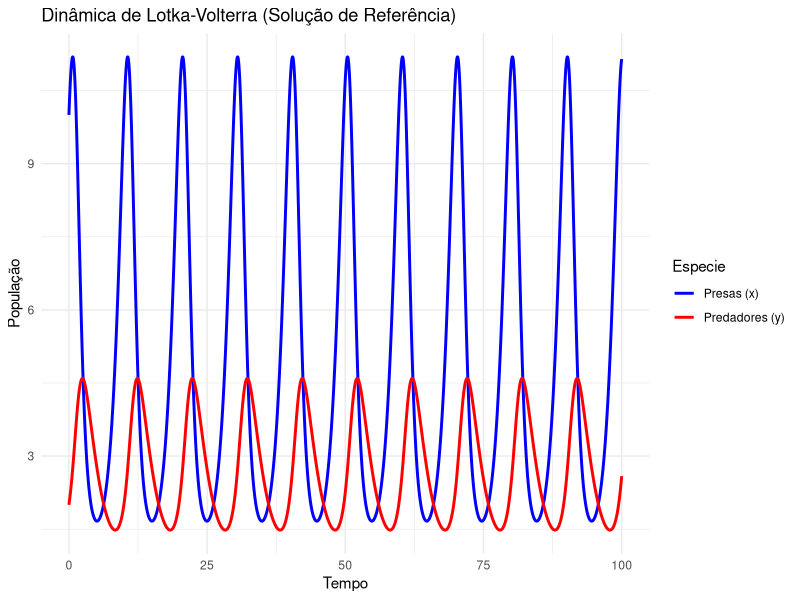
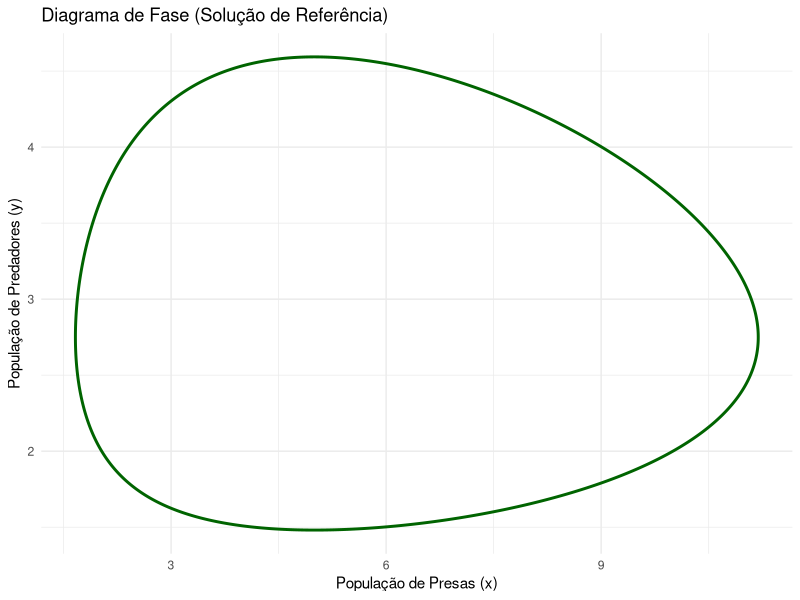
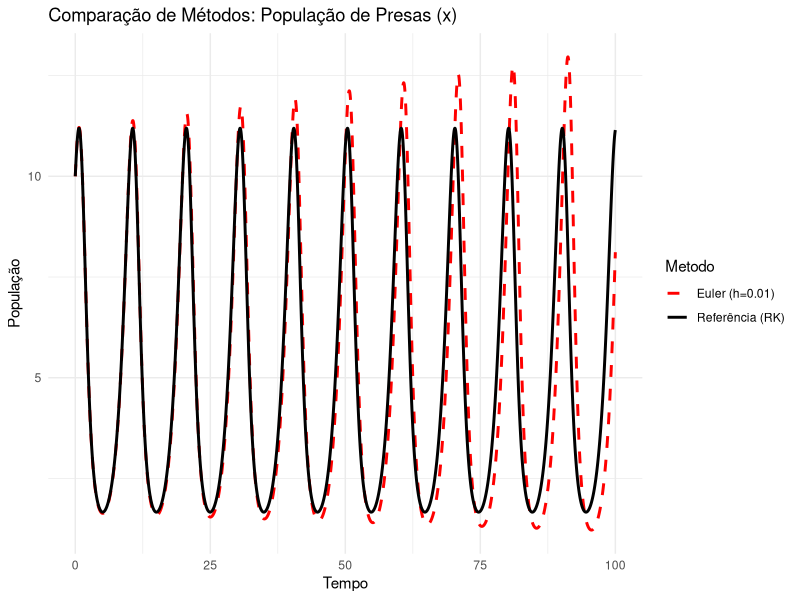

Write R code to recreate these figures, in order.
## ---- chunk 1
knitr::opts_chunk$set(echo = FALSE, message = FALSE, warning = FALSE)
# Carregar bibliotecas
suppressWarnings(library(deSolve))
suppressWarnings(library(ggplot2))
suppressWarnings(library(reshape2)) 
suppressWarnings(library(knitr))
## ---- chunk 2
# 1. Definir a função do modelo de Lotka-Volterra
lotka_volterra <- function(time, state, parameters) {
with(as.list(c(state, parameters)), {
# Equações do modelo
dx_dt <- alpha * x - beta * x * y
dy_dt <- delta * beta * x * y - gamma * y

# Retornar as taxas de variação
return(list(c(dx_dt, dy_dt)))
})
}

# 2. Definir parâmetros e condições iniciais
parameters <- c(alpha = 1.1, beta = 0.4, gamma = 0.4, delta = 0.2)
initial_state <- c(x = 10, y = 2)

# Definir o vetor de tempo (10001 pontos)
times_rk <- seq(0, 100, by = 0.01)

# Medir o tempo do solver 'ode'
time_rk <- system.time({
output_rk <- ode(y = initial_state, 
times = times_rk, 
func = lotka_volterra, 
parms = parameters)
})

output_rk_df <- as.data.frame(output_rk)

# Definir função do passo de Euler para o sistema
euler_step <- function(state, parameters, dt) {
# Calcular derivadas no ponto atual
derivs <- lotka_volterra(0, state, parameters)[[1]]

# Calcular novo estado
new_state <- state + derivs * dt
return(new_state)
}

# Medir o tempo do loop de Euler
time_euler <- system.time({
h <- 0.01
times_euler <- seq(0, 100, by = h)
n_steps <- length(times_euler)

# Preparar matriz para guardar os resultados
output_euler <- matrix(NA, nrow = n_steps, ncol = 3)
output_euler[1, ] <- c(0, initial_state)
colnames(output_euler) <- c("time", "x", "y")

# Loop de simulação
current_state <- initial_state
for (i in 2:n_steps) {
current_state <- euler_step(current_state, parameters, h)
output_euler[i, ] <- c(times_euler[i], current_state)
}

output_euler_df <- as.data.frame(output_euler)
})
## ---- chunk 3
plot_data_rk <- melt(output_rk_df, id.vars = "time", variable.name = "Especie", value.name = "Populacao")

ggplot(plot_data_rk, aes(x = time, y = Populacao, color = Especie)) +
geom_line(linewidth = 1) +
labs(title = "Dinâmica de Lotka-Volterra (Solução de Referência)",
x = "Tempo", y = "População") +
scale_color_manual(labels = c("Presas (x)", "Predadores (y)"), values = c("blue", "red")) +
theme_minimal()
## ---- chunk 4
ggplot(output_rk_df, aes(x = x, y = y)) +
geom_path(linewidth = 1, color = "darkgreen") +
labs(title = "Diagrama de Fase (Solução de Referência)",
x = "População de Presas (x)", y = "População de Predadores (y)") +
theme_minimal()
## ---- chunk 5
# Combinar os dataframes para comparação
output_rk_df$Metodo <- "Referência (RK)"
output_euler_df$Metodo <- "Euler (h=0.01)"

# Selecionar apenas a população de Presas (x) para clareza
compare_df <- rbind(output_rk_df[, c("time", "x", "Metodo")], 
output_euler_df[, c("time", "x", "Metodo")])

ggplot(compare_df, aes(x = time, y = x, color = Metodo)) +
geom_line(aes(linetype = Metodo), linewidth = 1) +
labs(title = "Comparação de Métodos: População de Presas (x)",
x = "Tempo", y = "População") +
scale_color_manual(values = c("red", "black")) +
scale_linetype_manual(values = c("dashed", "solid")) +
theme_minimal()
## ---- chunk 6
# Calcular erro final (diferença no último ponto de tempo)
erro_final_x <- abs(output_rk_df$x[10001] - output_euler_df$x[10001])
erro_final_y <- abs(output_rk_df$y[10001] - output_euler_df$y[10001])
erro_medio <- mean(c(erro_final_x, erro_final_y))

# Criar a tabela
tabela_comp <- data.frame(
Metodo = c("Runge-Kutta Adaptivo (`lsoda`)", "Euler Explícito (h=0.01)"),
Tempo_Exec_s = c(round(time_rk['elapsed'], 3), round(time_euler['elapsed'], 3)),
Num_Passos = c(nrow(output_rk_df) - 1, nrow(output_euler_df) - 1),
Resultado_Numerico = c("Preciso e estável (usado como Referência)", "Instável (divergente)"),
Erro_Final_Medio = c(0.0, round(erro_medio, 3))
)

kable(tabela_comp, 
caption = "Comparativo de Desempenho dos Métodos Numéricos.",
col.names = c("Método", "Tempo (s)", "Nº de Passos", "Resultado", "Erro Final Médio"))
